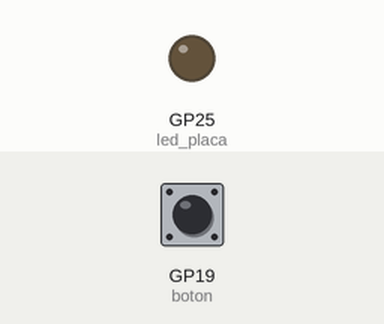
Simulated run of this program. Board: Raspberry Pi Pico running MicroPython. Parts: output pins drawn as LEDs (lit = HIGH). The test bench sets the inputs (shaded band); at power-on: GP19 (boton) HIGH.

Above: at 1.2 s.
1.3 s: GP19 (boton) pulled LOW for 0.15 s
At 2.5 s:
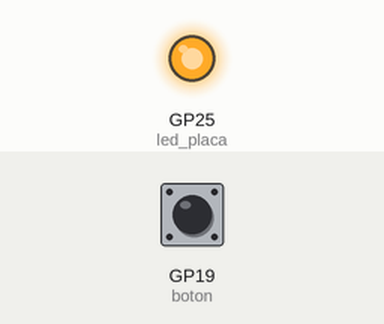
Timing chart, 0 to 10.3 s (numbered marks = the images above; inputs shaded):
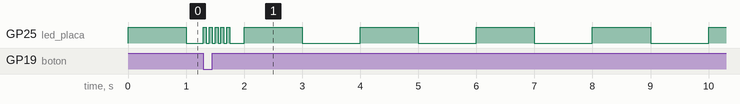

The program:

boton_con_interrupcion.py
```python
# Taller Raspberry Pi Pico con MicroPython
# Botón con interrupción

import machine
import utime

# Handler de interrupción
# Parpadeo rápidp del LED de la placa
def boton_pulsado_handler(pin):
    global led_placa
    for i in range(10):
        led_placa.toggle()
        utime.sleep_ms(50)

led_placa = machine.Pin(25,machine.Pin.OUT)                     # LED integrado en placa
boton = machine.Pin(19,machine.Pin.IN,machine.Pin.PULL_UP)      # Botón conectado a GP19 y GND, con resistencia interna de PULL-UP
boton.irq(trigger=machine.Pin.IRQ_FALLING, handler=boton_pulsado_handler)

while True:
    led_placa.toggle()
    utime.sleep(1)
```
